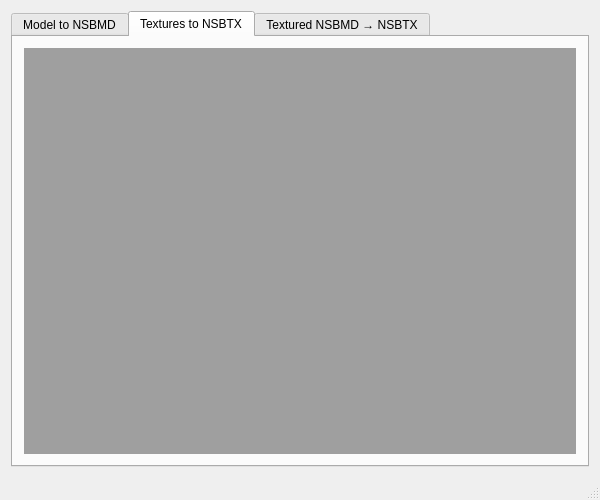
<?xml version="1.0" encoding="UTF-8"?>
<ui version="4.0">
 <class>MainWindow</class>
 <widget class="QMainWindow" name="MainWindow">
  <property name="geometry">
   <rect>
    <x>0</x>
    <y>0</y>
    <width>600</width>
    <height>500</height>
   </rect>
  </property>
  <property name="minimumSize">
   <size>
    <width>470</width>
    <height>500</height>
   </size>
  </property>
  <property name="windowTitle">
   <string>Nitro Model Converter GUI</string>
  </property>
  <widget class="QWidget" name="centralWidget">
   <layout class="QHBoxLayout" name="horizontalLayout">
    <item>
     <widget class="QTabWidget" name="tabWidget">
      <property name="currentIndex">
       <number>1</number>
      </property>
      <widget class="QWidget" name="tab">
       <attribute name="title">
        <string>Model to NSBMD</string>
       </attribute>
       <layout class="QHBoxLayout" name="horizontalLayout_2">
        <item>
         <widget class="QMdiArea" name="ModelToNSBMD_mdiArea"/>
        </item>
       </layout>
      </widget>
      <widget class="QWidget" name="tab_2">
       <attribute name="title">
        <string>Textures to NSBTX</string>
       </attribute>
       <layout class="QHBoxLayout" name="horizontalLayout_3">
        <item>
         <widget class="QMdiArea" name="TextureToNSBTX_mdiArea"/>
        </item>
       </layout>
      </widget>
      <widget class="QWidget" name="tab_3">
       <attribute name="title">
        <string>Textured NSBMD → NSBTX</string>
       </attribute>
       <layout class="QHBoxLayout" name="horizontalLayout_4">
        <item>
         <widget class="QMdiArea" name="TexturedNSBMDToNSBTX_mdiArea"/>
        </item>
       </layout>
      </widget>
     </widget>
    </item>
   </layout>
  </widget>
  <widget class="QStatusBar" name="statusBar"/>
 </widget>
 <layoutdefault spacing="6" margin="11"/>
 <resources/>
 <connections/>
</ui>
